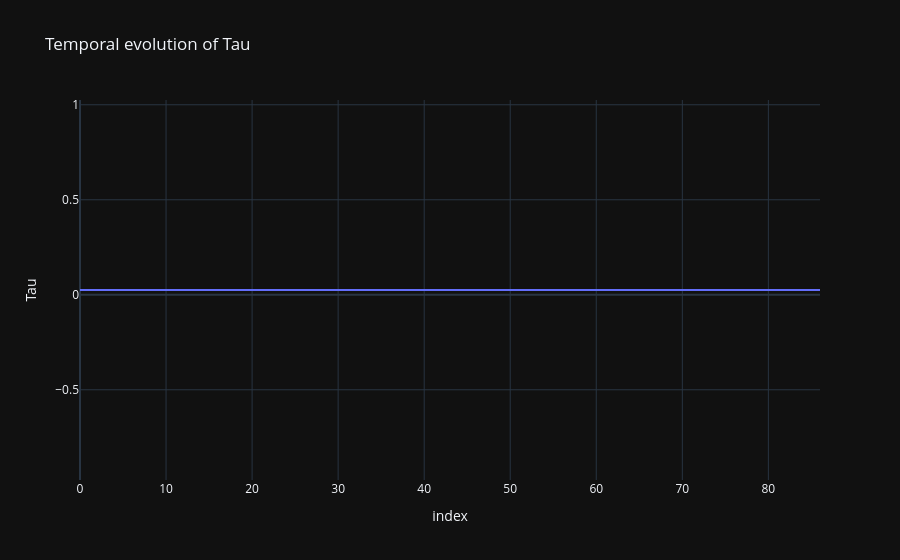

The cell this chart's notebook holds for it:
### Code cell
df_lambda = pd.DataFrame({
    "Tau": StackTau
})

fig = px.line(
    df_lambda,
    y="Tau",
    title="Temporal evolution of Tau",
    labels={"Tau": "Tau"}
)

fig.show()

### Figure 1 — Plotly figure (JSON) as saved in the notebook; plotly's stock layout.template omitted (floating-point values rounded to 4 significant figures)
{"data": [{"hovertemplate": "index=%{x}<br>Tau=%{y}<extra></extra>", "legendgroup": "", "line": {"color": "#636efa", "dash": "solid"}, "marker": {"symbol": "circle"}, "mode": "lines", "name": "", "orientation": "v", "showlegend": false, "x": [0, 1, 2, 3, 4, 5, 6, 7, 8, 9, 10, 11, 12, 13, 14, 15, 16, 17, 18, 19, 20, 21, 22, 23, 24, 25, 26, 27, 28, 29, 30, 31, 32, 33, 34, 35, 36, 37, 38, 39, 40, 41, 42, 43, 44, 45, 46, 47, 48, 49, 50, 51, 52, 53, 54, 55, 56, 57, 58, 59, 60, 61, 62, 63, 64, 65, 66, 67, 68, 69, 70, 71, 72, 73, 74, 75, 76, 77, 78, 79, 80, 81, 82, 83, 84, 85, 86], "xaxis": "x", "y": [0.025, 0.025, 0.025, 0.025, 0.025, 0.025, 0.025, 0.025, 0.025, 0.025, 0.025, 0.025, 0.025, 0.025, 0.025, 0.025, 0.025, 0.025, 0.025, 0.025, 0.025, 0.025, 0.025, 0.025, 0.025, 0.025, 0.025, 0.025, 0.025, 0.025, 0.025, 0.025, 0.025, 0.025, 0.025, 0.025, 0.025, 0.025, 0.025, 0.025, 0.025, 0.025, 0.025, 0.025, 0.025, 0.025, 0.025, 0.025, 0.025, 0.025, 0.025, 0.025, 0.025, 0.025, 0.025, 0.025, 0.025, 0.025, 0.025, 0.025, 0.025, 0.025, 0.025, 0.025, 0.025, 0.025, 0.025, 0.025, 0.025, 0.025, 0.025, 0.025, 0.025, 0.025, 0.025, 0.025, 0.025, 0.025, 0.025, 0.025, 0.025, 0.025, 0.025, 0.025, 0.025, 0.025, 0.025], "yaxis": "y", "type": "scatter"}], "layout": {"xaxis": {"anchor": "y", "domain": [0.0, 1.0], "title": {"text": "index"}}, "yaxis": {"anchor": "x", "domain": [0.0, 1.0], "title": {"text": "Tau"}}, "legend": {"tracegroupgap": 0}, "title": {"text": "Temporal evolution of Tau"}}}
